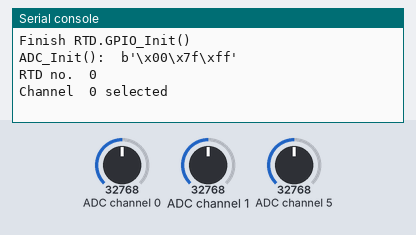
Recording of a program running on a simulated Raspberry Pi Pico running MicroPython. Parts: the last lines printed to the serial console. Inputs (shaded band) come from the test bench; at power-on: ADC channel 0 = 32768, ADC channel 1 = 32768, ADC channel 5 = 32768 (analog values on the 0–65535 scale).

Above: at 6.2 s.
6.3 s: ADC channel 0 set to 45874
At 7.8 s:
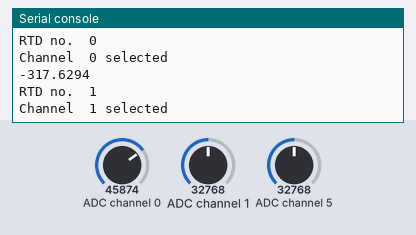
9.5 s: ADC channel 0 set to 57670
At 11.6 s:
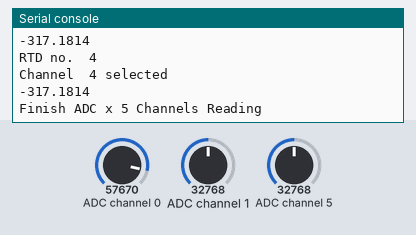
17.5 s: ADC channel 0 set to 65535
At 27.7 s:
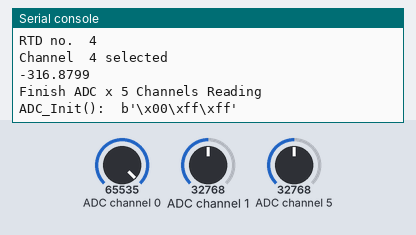
28.5 s: ADC channel 0 set to 19660
At 38.8 s:
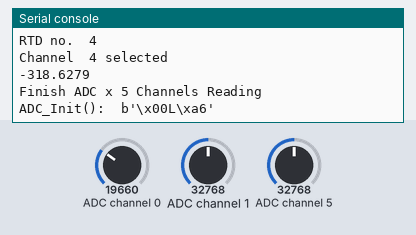
39.5 s: ADC channel 0 set to 7864
At 49.9 s:
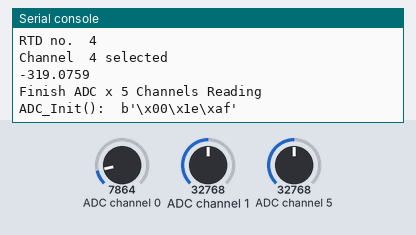
50.5 s: ADC channel 0 set to 0
At 60.9 s:
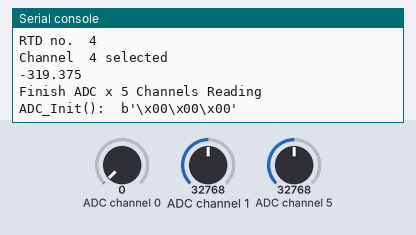
Timing chart, 0 to 62.4 s (numbered marks = the images above; inputs shaded):
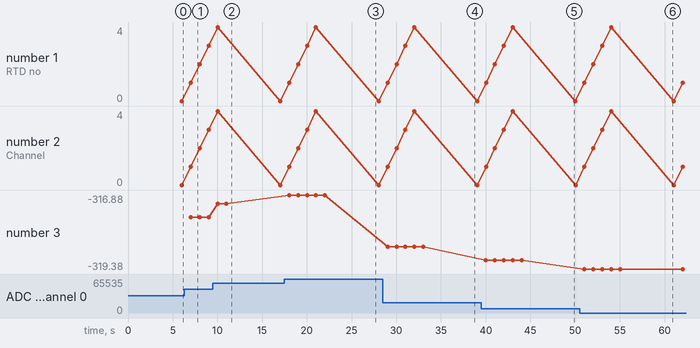

The program:

main.py
```python
from machine import Pin
from time import sleep
import RTDSettings as RTD

RTD.GPIO_Init()                 #Initializes the channels
sleep(5.0)
print("Finish RTD.GPIO_Init()")
while True:
    RTD.ADC_Init() #Initializes the ADC
    sleep(1.0)
    x=0
    for x in range(5):
        print("RTD no. ", x)
        RTD.Sel_Channel(x)  #sequences the channel and current activation
        sleep(1.0)
        print(RTD.Resistance_Convertion(RTD.Read_ADC())) #begins ADC conversion and its convention into resistance value
    print("Finish ADC x 5 Channels Reading")
    sleep(5.0)
```

RTDSettings.py
```python
from machine import Pin, SoftSPI
spi = SoftSPI(baudrate=1_000_000, polarity=0, phase=0, sck=Pin(0), mosi=Pin(2), miso=Pin(1))#configurations for Raspberry Pi Pico

def GPIO_Init():
    #RESET
    #disable all channels
    #Channel_0 Register
    x=spi.read(1, 0x09)
    x=spi.read(1, 0x00)
    x=spi.read(1, 0x00)
    #Channel_1 Register
    x=spi.read(1, 0x0A)
    x=spi.read(1, 0x00)
    x=spi.read(1, 0x00)
    #Channel_2 Register
    x=spi.read(1, 0x0B)
    x=spi.read(1, 0x00)
    x=spi.read(1, 0x00)
    #Channel_3 Register
    x=spi.read(1, 0x0C)
    x=spi.read(1, 0x00)
    x=spi.read(1, 0x00)
    #Channel_4 Register
    x=spi.read(1, 0x0D)
    x=spi.read(1, 0x00)
    x=spi.read(1, 0x00)

    #IO_Control_1 Register
    #disable current
    x=spi.read(1, 0x03)
    x=spi.read(1, 0x00)
    x=spi.read(1, 0x00)
    x=spi.read(1, 0x00)

    #Config_0 Register
    #bipolar
    #gain=16
    #ref(+), ref(-)
    x=spi.read(1, 0x19)
    x=spi.read(1, 0x08)
    x=spi.read(1, 0x04)

def CH_0():
    GPIO_Init()
    #Channel_0 Register
    #enable
    #AINP=AIN2
    #AINM=AIN3
    #setup = Config_0
    x=spi.read(1, 0x09)
    x=spi.read(1, 0x80)
    x=spi.read(1, 0x43)
    #IO_Control_1 Register
    #Iout0 = 500 uA
    #Iout_CH = AIN0
    x=spi.read(1, 0x03)
    x=spi.read(1, 0x00)
    x=spi.read(1, 0x04)
    x=spi.read(1, 0x00)

def CH_1():
    GPIO_Init()
    #Channel_1 Register
    #enable
    #AINP=AIN4
    #AINM=AIN5
    #setup = Config_0
    x=spi.read(1, 0x0A)
    x=spi.read(1, 0x80)
    x=spi.read(1, 0x85)
    #IO_Control_1 Register
    #Iout0 = 500 uA
    #Iout_CH = AIN1
    x=spi.read(1, 0x03)
    x=spi.read(1, 0x00)
    x=spi.read(1, 0x04)
    x=spi.read(1, 0x01)

def CH_2():
    GPIO_Init()
    #Channel_2 Register
    #enable
    #AINP=AIN6
    #AINM=AIN7
    #setup = Config_0
    x=spi.read(1, 0x0B)
    x=spi.read(1, 0x80)
    x=spi.read(1, 0xCE)
    #IO_Control_1 Register
    #Iout0 = 500 uA
    #Iout_CH = AIN8
    x=spi.read(1, 0x03)
    x=spi.read(1, 0x00)
    x=spi.read(1, 0x04)
    x=spi.read(1, 0x08)

def CH_3():
    GPIO_Init()
    #Channel_3 Register
    #enable
    #AINP=AIN9
    #AINM=AIN10
    #setup = Config_0
    x=spi.read(1, 0x0C)
    x=spi.read(1, 0x81)
    x=spi.read(1, 0x2A)
    #IO_Control_1 Register
    #Iout0 = 500 uA
    #Iout_CH = AIN11
    x=spi.read(1, 0x03)
    x=spi.read(1, 0x00)
    x=spi.read(1, 0x04)
    x=spi.read(1, 0x0B)

def CH_4():
    GPIO_Init()
    #Channel_4 Register
    #enable
    #AINP=AIN12
    #AINM=AIN13
    #setup = Config_0
    x=spi.read(1, 0x0D)
    x=spi.read(1, 0x81)
    x=spi.read(1, 0x8D)
    #IO_Control_1 Register
    #Iout0 = 500 uA
    #Iout_CH = AIN14
    x=spi.read(1, 0x03)
    x=spi.read(1, 0x00)
    x=spi.read(1, 0x04)
    x=spi.read(1, 0x0E)

def ADC_Init():
    #ADC_control Register
    #Internal CLK
    #continuos convertion mode
    #-----------------------------
    #   Power mode   |    code
    # F(full)/L(low) |
    #-----------------------------
    #      F         |   0x00C0
    #      F         |   0x0080
    #      L         |   0x0000
    x=spi.read(1, 0x01)
    x=spi.read(1, 0x00) #this byte is always 0x00
    x=spi.read(1, 0xc0) #this bythe defines the power mode
    x=spi.read(3, 0x41)
    print("ADC_Init(): ", x)

def Sel_Channel(CH_id):#CH_id is an integer and the number of the RTD to activate {0,...,4}
    channels = [CH_0, CH_1, CH_2, CH_3, CH_4]
    channel_sel=channels[CH_id]()
    print ("Channel ", CH_id, "selected")

def Read_ADC():
    x=spi.read(1, 0x42) #ignore first byte "adress instruction"
    x=spi.read(3, 0x42)
    x=int.from_bytes(x,"big")
    return x

def Resistance_Convertion(dataadc):
    Rref = 5110 #reference resistance
    G = 16.0 # Gain
    r = (dataadc - 2**23) * Rref / (G * 2**23)
    return r
```

Measured:
- after the input at 6.3 s, the serial console: prints a new line after 0.70 s (image 1)
- after the input at 9.5 s, the serial console: prints a new line after 0.51 s (image 2)
- after the input at 17.5 s, the serial console: prints a new line after 0.51 s (image 3)
- after the input at 28.5 s, the serial console: prints a new line after 0.52 s (image 4)
- after the input at 39.5 s, the serial console: prints a new line after 0.53 s (image 5)
- after the input at 50.5 s, the serial console: prints a new line after 0.54 s (image 6)
- plotted number 3: -317.63 → -317.18 after the input at 9.5 s, -317.18 → -316.88 after the input at 17.5 s, -316.88 → -318.63 after the input at 28.5 s, -318.63 → -319.08 after the input at 39.5 s, -319.08 → -319.38 after the input at 50.5 s
